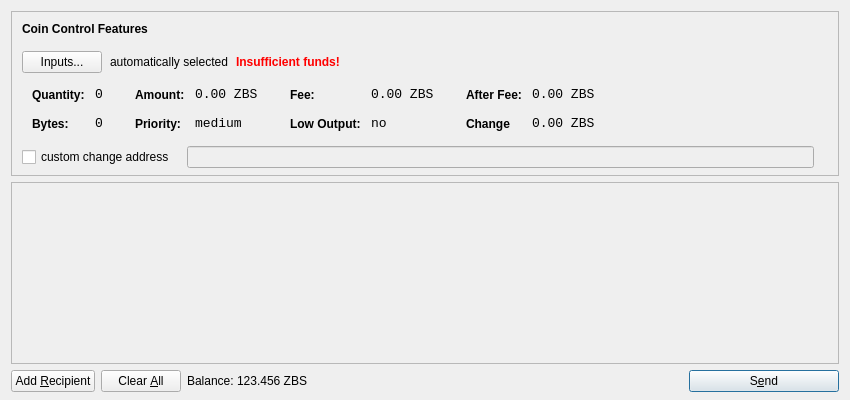
<?xml version="1.0" encoding="UTF-8"?>
<ui version="4.0">
 <class>SendCoinsDialog</class>
 <widget class="QDialog" name="SendCoinsDialog">
  <property name="geometry">
   <rect>
    <x>0</x>
    <y>0</y>
    <width>850</width>
    <height>400</height>
   </rect>
  </property>
  <property name="windowTitle">
   <string>Send Coins</string>
  </property>
  <layout class="QVBoxLayout" name="verticalLayout" stretch="0,1,0">
   <property name="bottomMargin">
    <number>8</number>
   </property>
   <item>
    <widget class="QFrame" name="frameCoinControl">
     <property name="sizePolicy">
      <sizepolicy hsizetype="Expanding" vsizetype="Expanding">
       <horstretch>0</horstretch>
       <verstretch>0</verstretch>
      </sizepolicy>
     </property>
     <property name="maximumSize">
      <size>
       <width>16777215</width>
       <height>16777215</height>
      </size>
     </property>
     <property name="frameShape">
      <enum>QFrame::StyledPanel</enum>
     </property>
     <property name="frameShadow">
      <enum>QFrame::Sunken</enum>
     </property>
     <layout class="QVBoxLayout" name="verticalLayoutCoinControl2">
      <property name="spacing">
       <number>-1</number>
      </property>
      <property name="leftMargin">
       <number>0</number>
      </property>
      <property name="topMargin">
       <number>0</number>
      </property>
      <property name="rightMargin">
       <number>0</number>
      </property>
      <property name="bottomMargin">
       <number>6</number>
      </property>
      <item>
       <layout class="QVBoxLayout" name="verticalLayoutCoinControl" stretch="0,0,0,0,1">
        <property name="spacing">
         <number>0</number>
        </property>
        <property name="leftMargin">
         <number>10</number>
        </property>
        <property name="topMargin">
         <number>10</number>
        </property>
        <item>
         <layout class="QHBoxLayout" name="horizontalLayoutCoinControl1">
          <property name="bottomMargin">
           <number>15</number>
          </property>
          <item>
           <widget class="QLabel" name="labelCoinControlFeatures">
            <property name="sizePolicy">
             <sizepolicy hsizetype="Preferred" vsizetype="Maximum">
              <horstretch>0</horstretch>
              <verstretch>0</verstretch>
             </sizepolicy>
            </property>
            <property name="font">
             <font>
              <weight>75</weight>
              <bold>true</bold>
             </font>
            </property>
            <property name="styleSheet">
             <string notr="true">font-weight:bold;</string>
            </property>
            <property name="text">
             <string>Coin Control Features</string>
            </property>
           </widget>
          </item>
         </layout>
        </item>
        <item>
         <layout class="QHBoxLayout" name="horizontalLayoutCoinControl2" stretch="0,0,0,0">
          <property name="spacing">
           <number>8</number>
          </property>
          <property name="bottomMargin">
           <number>10</number>
          </property>
          <item>
           <widget class="QPushButton" name="pushButtonCoinControl">
            <property name="styleSheet">
             <string notr="true"/>
            </property>
            <property name="text">
             <string>Inputs...</string>
            </property>
           </widget>
          </item>
          <item>
           <widget class="QLabel" name="labelCoinControlAutomaticallySelected">
            <property name="text">
             <string>automatically selected</string>
            </property>
            <property name="margin">
             <number>5</number>
            </property>
           </widget>
          </item>
          <item>
           <widget class="QLabel" name="labelCoinControlInsuffFunds">
            <property name="font">
             <font>
              <weight>75</weight>
              <bold>true</bold>
             </font>
            </property>
            <property name="styleSheet">
             <string notr="true">color:red;font-weight:bold;</string>
            </property>
            <property name="text">
             <string>Insufficient funds!</string>
            </property>
            <property name="margin">
             <number>5</number>
            </property>
           </widget>
          </item>
          <item>
           <spacer name="horizontalSpacerCoinControl">
            <property name="orientation">
             <enum>Qt::Horizontal</enum>
            </property>
            <property name="sizeHint" stdset="0">
             <size>
              <width>40</width>
              <height>1</height>
             </size>
            </property>
           </spacer>
          </item>
         </layout>
        </item>
        <item>
         <widget class="QWidget" name="widgetCoinControl" native="true">
          <property name="sizePolicy">
           <sizepolicy hsizetype="Preferred" vsizetype="Preferred">
            <horstretch>0</horstretch>
            <verstretch>0</verstretch>
           </sizepolicy>
          </property>
          <property name="minimumSize">
           <size>
            <width>0</width>
            <height>0</height>
           </size>
          </property>
          <property name="styleSheet">
           <string notr="true"/>
          </property>
          <layout class="QHBoxLayout" name="horizontalLayoutCoinControl5">
           <property name="margin">
            <number>0</number>
           </property>
           <item>
            <layout class="QHBoxLayout" name="horizontalLayoutCoinControl3" stretch="0,0,0,1">
             <property name="spacing">
              <number>20</number>
             </property>
             <property name="topMargin">
              <number>0</number>
             </property>
             <property name="bottomMargin">
              <number>10</number>
             </property>
             <item>
              <layout class="QFormLayout" name="formLayoutCoinControl1">
               <property name="horizontalSpacing">
                <number>10</number>
               </property>
               <property name="verticalSpacing">
                <number>14</number>
               </property>
               <property name="leftMargin">
                <number>10</number>
               </property>
               <property name="topMargin">
                <number>4</number>
               </property>
               <property name="rightMargin">
                <number>6</number>
               </property>
               <item row="0" column="0">
                <widget class="QLabel" name="labelCoinControlQuantityText">
                 <property name="styleSheet">
                  <string notr="true">font-weight:bold;</string>
                 </property>
                 <property name="text">
                  <string>Quantity:</string>
                 </property>
                 <property name="margin">
                  <number>0</number>
                 </property>
                </widget>
               </item>
               <item row="0" column="1">
                <widget class="QLabel" name="labelCoinControlQuantity">
                 <property name="font">
                  <font>
                   <family>Monospace</family>
                   <pointsize>10</pointsize>
                  </font>
                 </property>
                 <property name="cursor">
                  <cursorShape>IBeamCursor</cursorShape>
                 </property>
                 <property name="contextMenuPolicy">
                  <enum>Qt::ActionsContextMenu</enum>
                 </property>
                 <property name="text">
                  <string>0</string>
                 </property>
                 <property name="margin">
                  <number>0</number>
                 </property>
                 <property name="textInteractionFlags">
                  <set>Qt::LinksAccessibleByMouse|Qt::TextSelectableByKeyboard|Qt::TextSelectableByMouse</set>
                 </property>
                </widget>
               </item>
               <item row="1" column="0">
                <widget class="QLabel" name="labelCoinControlBytesText">
                 <property name="styleSheet">
                  <string notr="true">font-weight:bold;</string>
                 </property>
                 <property name="text">
                  <string>Bytes:</string>
                 </property>
                </widget>
               </item>
               <item row="1" column="1">
                <widget class="QLabel" name="labelCoinControlBytes">
                 <property name="font">
                  <font>
                   <family>Monospace</family>
                   <pointsize>10</pointsize>
                  </font>
                 </property>
                 <property name="cursor">
                  <cursorShape>IBeamCursor</cursorShape>
                 </property>
                 <property name="contextMenuPolicy">
                  <enum>Qt::ActionsContextMenu</enum>
                 </property>
                 <property name="text">
                  <string>0</string>
                 </property>
                 <property name="textInteractionFlags">
                  <set>Qt::LinksAccessibleByMouse|Qt::TextSelectableByKeyboard|Qt::TextSelectableByMouse</set>
                 </property>
                </widget>
               </item>
              </layout>
             </item>
             <item>
              <layout class="QFormLayout" name="formLayoutCoinControl2">
               <property name="horizontalSpacing">
                <number>10</number>
               </property>
               <property name="verticalSpacing">
                <number>14</number>
               </property>
               <property name="leftMargin">
                <number>6</number>
               </property>
               <property name="topMargin">
                <number>4</number>
               </property>
               <property name="rightMargin">
                <number>6</number>
               </property>
               <item row="0" column="0">
                <widget class="QLabel" name="labelCoinControlAmountText">
                 <property name="styleSheet">
                  <string notr="true">font-weight:bold;</string>
                 </property>
                 <property name="text">
                  <string>Amount:</string>
                 </property>
                 <property name="margin">
                  <number>0</number>
                 </property>
                </widget>
               </item>
               <item row="0" column="1">
                <widget class="QLabel" name="labelCoinControlAmount">
                 <property name="font">
                  <font>
                   <family>Monospace</family>
                   <pointsize>10</pointsize>
                  </font>
                 </property>
                 <property name="cursor">
                  <cursorShape>IBeamCursor</cursorShape>
                 </property>
                 <property name="contextMenuPolicy">
                  <enum>Qt::ActionsContextMenu</enum>
                 </property>
                 <property name="text">
                  <string>0.00 ZBS</string>
                 </property>
                 <property name="textInteractionFlags">
                  <set>Qt::LinksAccessibleByMouse|Qt::TextSelectableByKeyboard|Qt::TextSelectableByMouse</set>
                 </property>
                </widget>
               </item>
               <item row="1" column="0">
                <widget class="QLabel" name="labelCoinControlPriorityText">
                 <property name="styleSheet">
                  <string notr="true">font-weight:bold;</string>
                 </property>
                 <property name="text">
                  <string>Priority:</string>
                 </property>
                </widget>
               </item>
               <item row="1" column="1">
                <widget class="QLabel" name="labelCoinControlPriority">
                 <property name="font">
                  <font>
                   <family>Monospace</family>
                   <pointsize>10</pointsize>
                  </font>
                 </property>
                 <property name="cursor">
                  <cursorShape>IBeamCursor</cursorShape>
                 </property>
                 <property name="contextMenuPolicy">
                  <enum>Qt::ActionsContextMenu</enum>
                 </property>
                 <property name="text">
                  <string>medium</string>
                 </property>
                 <property name="textInteractionFlags">
                  <set>Qt::LinksAccessibleByMouse|Qt::TextSelectableByKeyboard|Qt::TextSelectableByMouse</set>
                 </property>
                </widget>
               </item>
              </layout>
             </item>
             <item>
              <layout class="QFormLayout" name="formLayoutCoinControl3">
               <property name="horizontalSpacing">
                <number>10</number>
               </property>
               <property name="verticalSpacing">
                <number>14</number>
               </property>
               <property name="leftMargin">
                <number>6</number>
               </property>
               <property name="topMargin">
                <number>4</number>
               </property>
               <property name="rightMargin">
                <number>6</number>
               </property>
               <item row="0" column="0">
                <widget class="QLabel" name="labelCoinControlFeeText">
                 <property name="styleSheet">
                  <string notr="true">font-weight:bold;</string>
                 </property>
                 <property name="text">
                  <string>Fee:</string>
                 </property>
                 <property name="margin">
                  <number>0</number>
                 </property>
                </widget>
               </item>
               <item row="0" column="1">
                <widget class="QLabel" name="labelCoinControlFee">
                 <property name="font">
                  <font>
                   <family>Monospace</family>
                   <pointsize>10</pointsize>
                  </font>
                 </property>
                 <property name="cursor">
                  <cursorShape>IBeamCursor</cursorShape>
                 </property>
                 <property name="contextMenuPolicy">
                  <enum>Qt::ActionsContextMenu</enum>
                 </property>
                 <property name="text">
                  <string>0.00 ZBS</string>
                 </property>
                 <property name="textInteractionFlags">
                  <set>Qt::LinksAccessibleByMouse|Qt::TextSelectableByKeyboard|Qt::TextSelectableByMouse</set>
                 </property>
                </widget>
               </item>
               <item row="1" column="0">
                <widget class="QLabel" name="labelCoinControlLowOutputText">
                 <property name="styleSheet">
                  <string notr="true">font-weight:bold;</string>
                 </property>
                 <property name="text">
                  <string>Low Output:</string>
                 </property>
                </widget>
               </item>
               <item row="1" column="1">
                <widget class="QLabel" name="labelCoinControlLowOutput">
                 <property name="font">
                  <font>
                   <family>Monospace</family>
                   <pointsize>10</pointsize>
                  </font>
                 </property>
                 <property name="cursor">
                  <cursorShape>IBeamCursor</cursorShape>
                 </property>
                 <property name="contextMenuPolicy">
                  <enum>Qt::ActionsContextMenu</enum>
                 </property>
                 <property name="text">
                  <string>no</string>
                 </property>
                 <property name="textInteractionFlags">
                  <set>Qt::LinksAccessibleByMouse|Qt::TextSelectableByKeyboard|Qt::TextSelectableByMouse</set>
                 </property>
                </widget>
               </item>
              </layout>
             </item>
             <item>
              <layout class="QFormLayout" name="formLayoutCoinControl4">
               <property name="horizontalSpacing">
                <number>10</number>
               </property>
               <property name="verticalSpacing">
                <number>14</number>
               </property>
               <property name="leftMargin">
                <number>6</number>
               </property>
               <property name="topMargin">
                <number>4</number>
               </property>
               <property name="rightMargin">
                <number>6</number>
               </property>
               <item row="0" column="0">
                <widget class="QLabel" name="labelCoinControlAfterFeeText">
                 <property name="styleSheet">
                  <string notr="true">font-weight:bold;</string>
                 </property>
                 <property name="text">
                  <string>After Fee:</string>
                 </property>
                 <property name="margin">
                  <number>0</number>
                 </property>
                </widget>
               </item>
               <item row="0" column="1">
                <widget class="QLabel" name="labelCoinControlAfterFee">
                 <property name="font">
                  <font>
                   <family>Monospace</family>
                   <pointsize>10</pointsize>
                  </font>
                 </property>
                 <property name="cursor">
                  <cursorShape>IBeamCursor</cursorShape>
                 </property>
                 <property name="contextMenuPolicy">
                  <enum>Qt::ActionsContextMenu</enum>
                 </property>
                 <property name="text">
                  <string>0.00 ZBS</string>
                 </property>
                 <property name="textInteractionFlags">
                  <set>Qt::LinksAccessibleByMouse|Qt::TextSelectableByKeyboard|Qt::TextSelectableByMouse</set>
                 </property>
                </widget>
               </item>
               <item row="1" column="0">
                <widget class="QLabel" name="labelCoinControlChangeText">
                 <property name="styleSheet">
                  <string notr="true">font-weight:bold;</string>
                 </property>
                 <property name="text">
                  <string>Change</string>
                 </property>
                </widget>
               </item>
               <item row="1" column="1">
                <widget class="QLabel" name="labelCoinControlChange">
                 <property name="font">
                  <font>
                   <family>Monospace</family>
                   <pointsize>10</pointsize>
                  </font>
                 </property>
                 <property name="cursor">
                  <cursorShape>IBeamCursor</cursorShape>
                 </property>
                 <property name="contextMenuPolicy">
                  <enum>Qt::ActionsContextMenu</enum>
                 </property>
                 <property name="text">
                  <string>0.00 ZBS</string>
                 </property>
                 <property name="textInteractionFlags">
                  <set>Qt::LinksAccessibleByMouse|Qt::TextSelectableByKeyboard|Qt::TextSelectableByMouse</set>
                 </property>
                </widget>
               </item>
              </layout>
             </item>
            </layout>
           </item>
          </layout>
         </widget>
        </item>
        <item>
         <layout class="QHBoxLayout" name="horizontalLayoutCoinControl4" stretch="0,0,0">
          <property name="spacing">
           <number>12</number>
          </property>
          <property name="sizeConstraint">
           <enum>QLayout::SetDefaultConstraint</enum>
          </property>
          <property name="topMargin">
           <number>5</number>
          </property>
          <property name="rightMargin">
           <number>5</number>
          </property>
          <item>
           <widget class="QCheckBox" name="checkBoxCoinControlChange">
            <property name="text">
             <string>custom change address</string>
            </property>
           </widget>
          </item>
          <item>
           <widget class="QLineEdit" name="lineEditCoinControlChange">
            <property name="enabled">
             <bool>false</bool>
            </property>
            <property name="sizePolicy">
             <sizepolicy hsizetype="Expanding" vsizetype="Fixed">
              <horstretch>0</horstretch>
              <verstretch>0</verstretch>
             </sizepolicy>
            </property>
           </widget>
          </item>
          <item>
           <widget class="QLabel" name="labelCoinControlChangeLabel">
            <property name="sizePolicy">
             <sizepolicy hsizetype="Preferred" vsizetype="Expanding">
              <horstretch>0</horstretch>
              <verstretch>0</verstretch>
             </sizepolicy>
            </property>
            <property name="minimumSize">
             <size>
              <width>0</width>
              <height>0</height>
             </size>
            </property>
            <property name="text">
             <string/>
            </property>
            <property name="margin">
             <number>3</number>
            </property>
           </widget>
          </item>
         </layout>
        </item>
        <item>
         <spacer name="verticalSpacerCoinControl">
          <property name="orientation">
           <enum>Qt::Vertical</enum>
          </property>
          <property name="sizeHint" stdset="0">
           <size>
            <width>800</width>
            <height>1</height>
           </size>
          </property>
         </spacer>
        </item>
       </layout>
      </item>
     </layout>
    </widget>
   </item>
   <item>
    <widget class="QScrollArea" name="scrollArea">
     <property name="widgetResizable">
      <bool>true</bool>
     </property>
     <widget class="QWidget" name="scrollAreaWidgetContents">
      <property name="geometry">
       <rect>
        <x>0</x>
        <y>0</y>
        <width>830</width>
        <height>165</height>
       </rect>
      </property>
      <layout class="QVBoxLayout" name="verticalLayout_2">
       <property name="margin">
        <number>0</number>
       </property>
       <item>
        <layout class="QVBoxLayout" name="entries">
         <property name="spacing">
          <number>6</number>
         </property>
        </layout>
       </item>
       <item>
        <spacer name="verticalSpacer">
         <property name="orientation">
          <enum>Qt::Vertical</enum>
         </property>
         <property name="sizeHint" stdset="0">
          <size>
           <width>20</width>
           <height>40</height>
          </size>
         </property>
        </spacer>
       </item>
      </layout>
     </widget>
    </widget>
   </item>
   <item>
    <layout class="QHBoxLayout" name="horizontalLayout">
     <item>
      <widget class="QPushButton" name="addButton">
       <property name="toolTip">
        <string>Send to multiple recipients at once</string>
       </property>
       <property name="text">
        <string>Add &amp;Recipient</string>
       </property>
       <property name="icon">
        <iconset resource="../bitcoin.qrc">
         <normaloff>:/icons/add</normaloff>:/icons/add</iconset>
       </property>
       <property name="autoDefault">
        <bool>false</bool>
       </property>
      </widget>
     </item>
     <item>
      <widget class="QPushButton" name="clearButton">
       <property name="sizePolicy">
        <sizepolicy hsizetype="Minimum" vsizetype="Fixed">
         <horstretch>0</horstretch>
         <verstretch>0</verstretch>
        </sizepolicy>
       </property>
       <property name="toolTip">
        <string>Remove all transaction fields</string>
       </property>
       <property name="text">
        <string>Clear &amp;All</string>
       </property>
       <property name="icon">
        <iconset resource="../bitcoin.qrc">
         <normaloff>:/icons/remove</normaloff>:/icons/remove</iconset>
       </property>
       <property name="autoRepeatDelay">
        <number>300</number>
       </property>
       <property name="autoDefault">
        <bool>false</bool>
       </property>
      </widget>
     </item>
     <item>
      <layout class="QHBoxLayout" name="horizontalLayout_2">
       <property name="spacing">
        <number>3</number>
       </property>
       <item>
        <widget class="QLabel" name="label">
         <property name="sizePolicy">
          <sizepolicy hsizetype="Preferred" vsizetype="Fixed">
           <horstretch>0</horstretch>
           <verstretch>0</verstretch>
          </sizepolicy>
         </property>
         <property name="text">
          <string>Balance:</string>
         </property>
        </widget>
       </item>
       <item>
        <widget class="QLabel" name="labelBalance">
         <property name="sizePolicy">
          <sizepolicy hsizetype="Preferred" vsizetype="Fixed">
           <horstretch>0</horstretch>
           <verstretch>0</verstretch>
          </sizepolicy>
         </property>
         <property name="cursor">
          <cursorShape>IBeamCursor</cursorShape>
         </property>
         <property name="text">
          <string>123.456 ZBS</string>
         </property>
         <property name="textInteractionFlags">
          <set>Qt::LinksAccessibleByMouse|Qt::TextSelectableByKeyboard|Qt::TextSelectableByMouse</set>
         </property>
        </widget>
       </item>
      </layout>
     </item>
     <item>
      <spacer name="horizontalSpacer">
       <property name="orientation">
        <enum>Qt::Horizontal</enum>
       </property>
       <property name="sizeHint" stdset="0">
        <size>
         <width>40</width>
         <height>20</height>
        </size>
       </property>
      </spacer>
     </item>
     <item>
      <widget class="QPushButton" name="sendButton">
       <property name="minimumSize">
        <size>
         <width>150</width>
         <height>0</height>
        </size>
       </property>
       <property name="toolTip">
        <string>Confirm the send action</string>
       </property>
       <property name="text">
        <string>S&amp;end</string>
       </property>
       <property name="icon">
        <iconset resource="../bitcoin.qrc">
         <normaloff>:/icons/send</normaloff>:/icons/send</iconset>
       </property>
       <property name="default">
        <bool>true</bool>
       </property>
      </widget>
     </item>
    </layout>
   </item>
  </layout>
 </widget>
 <resources>
  <include location="../bitcoin.qrc"/>
 </resources>
 <connections/>
</ui>
